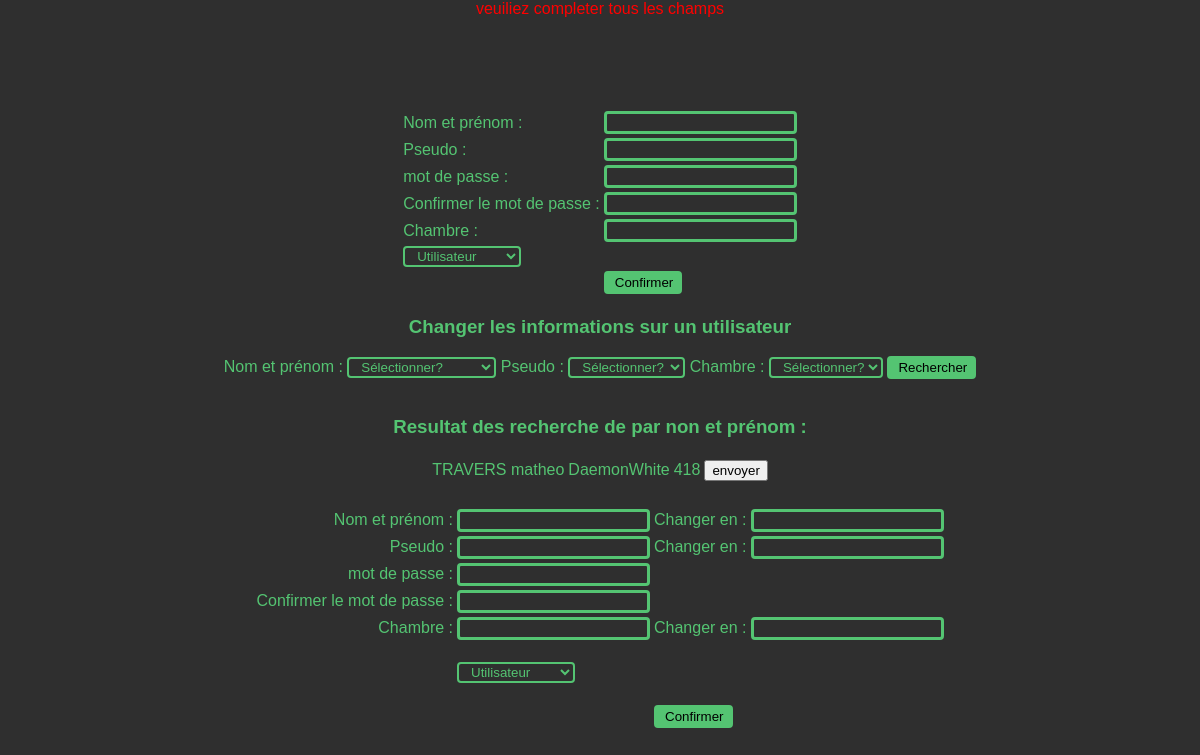
Page /Com/TestNewPassWord.php?T1=TRAVERS matheo (signed in) on the committed database.
### tables this page shows
CREATE TABLE `membre` (
  `ID_user` int(11) NOT NULL,
  `UserName` varchar(50) NOT NULL,
  `Name_Surname` varchar(255) NOT NULL,
  `Password` text NOT NULL,
  `Securiter` int(11) NOT NULL,
  `Chambre` int(11) NOT NULL,
  `IP1` text DEFAULT NULL,
  `IP2` text DEFAULT NULL,
  `Modif_IP` int(11) DEFAULT 0,
  `conf` int(11) NOT NULL DEFAULT 0
);

### Com/TestNewPassWord.php (the view, shortened to what this page needs)
<!DOCTYPE html>
<html>
<head>
  <link rel="stylesheet" href="../Res/style.css" />
</head>
<?php
$SecuG = htmlspecialchars($_SESSION['Securiter']);
if ($SecuG == 3) {
if (empty($_GET['T1'])) {
    $IDChoix1 = "a";
} else {
    $IDChoix1 = $_GET['T1'];
}
$idAplique = 0;
$bdd = new pdo('mysql:host=172.18.0.3;dbname=highmediadata', 'HMS','Secure45RootHGMProject',   array(PDO::ATTR_ERRMODE => PDO::ERRMODE_EXCEPTION));
$reqsearchA = $bdd->prepare("SELECT UserName, Name_Surname, Chambre, Securiter FROM membre WHERE Name_Surname = ?");
$reqsearchA->execute(array($IDChoix1));
if (!empty($_POST['Pseudo']) AND !empty($_POST['Pass']) AND !empty($_POST['Securiter']) AND !empty($_POST['Name']) AND !empty($_POST['Chambr']))
{
   echo $pseudo = $_POST['Pseudo'];
    $passW = $_POST['Pass'];
    $passVerif = $_POST['VerifPass'];
    $RealName = $_POST['Name'];
    $UsChanmbre = $_POST['Chambr'];
    $UsSecuriter = $_POST['Securiter'];
    $reqUsname = $bdd->prepare("SELECT UserName FROM membre WHERE UserName = ?");
    $reqUsname->execute(array($pseudo));
    $UsNameExist = $reqUsname->rowCount();
        if ($UsNameExist == 0) {
            $reqName = $bdd->prepare("SELECT Name_Surname FROM membre WHERE Name_Surname = ?");
            $reqName->execute(array($RealName));
            $UsName = $reqName->rowCount();
                if ($UsName == 0) {
                    if (($passW == $passVerif) AND !empty($_POST['Pass']) AND !empty($_POST['VerifPass']))
                     {
                     echo $pseudo;
                         $pass_hache = password_hash($passW, PASSWORD_BCRYPT);
                         $insertmbr = $bdd->prepare("INSERT INTO membre(UserName, Name_Surname, Password, Chambre, Securiter) VALUES  (?,?,?,?,?)");
                                          $insertmbr->execute(array( $pseudo, $RealName, $pass_hache, $UsChanmbre, $UsSecuriter));
                                          $NewPass = 1;
                                     echo '<script type="text/javascript">
                                   window.onload = function () { alert("Compte créer"); }
                                 </script>';
                     } else {
                            $erreur = "Mot de passe incorecte";
                     }
                } else { $erreur = "Nom d'utilisateur d'éja utiliser";}
        } else { $erreur = "Pseudo d'éjà utiliser";}
} else { $erreur = "veuiliez completer tous les champs"; }
        	            ?>
<body onload="valeurToTen()" class="BackgroundA" style="color: #54C472;  flex-direction: column; ">
<div align="center">
            <?php if(isset($erreur)) {echo '<font color="red">'.$erreur."</font>";}?>
<table>
<tr>
	<form action="" method="post">
        <td><label for="UsName"> Nom et prénom :  </label> </td><td>  <input class="texteBase" type="text" name="Name" id="pseudo"/></td></tr>
        <td><a>Pseudo :         </a>  </td><td> <input class="texteBase" type="text" name="Pseudo" /></td></tr>
        <td><a>mot de passe :   </a> </td><td>  <input class="texteBase" type="text" name="Pass" /></td></tr>
        <td><a>Confirmer le mot de passe : </a>  </td><td>  <input class="texteBase" type="text" name="VerifPass" /></td></tr>
        <td><a>Chambre :        </a> </td><td>  <input class="texteBase" type="text" name="Chambr" /></td></tr><br><br>
        <tr><td>
          <select class="selectBase" name="Securiter">
            <option value="1">Utilisateur</option>
          </select>
        </td></tr>
<br><br><br><br>
      <tr><td align="center"><td>
        <input class="buttonBase" type="submit" value="Confirmer" />
      </td></td>
    </tr>
  </table>
</div>
<div align="center">
    <h3>Changer les informations sur un utilisateur</h2>
    <form action="" id="Search" method="post">
        <label> Nom et prénom :  </label></li>   <select class="selectBase" name="choix" id="choixName" onchange="RegistreOnchage()">
                                                                <option value=""> Sélectionner? </option>
																</select>
		 <label> Pseudo :  </label></li>   <select class="selectBase" name="choix2" id="choixUsName" onchange="RegistreOnchage()">
                                                                <option value=""> Sélectionner? </option>
																</select>
		 <label> Chambre :  </label></li>   <select  class="selectBase" name="choix3"  id="ChoixCha" onchange="RegistreOnchage()">
                                                                <option value=""> Sélectionner? </option>
																</select> <input class="buttonBase" type="submit" value="Rechercher" /><br><br>
          <h3>Resultat des recherche de par non et prénom : </h3>
         </form>
         <table>
            <p><?php echo '<tr align="center">'; while ($donnes = $reqsearchA->fetch()) { $idAplique++; echo '<td>'; echo $donnes['Name_Surname']; echo '</td>'; echo '<td>'; echo $donnes['UserName']; echo '</td>'; echo '<td>'; echo $donnes['Chambre']; echo '</td> <td align="right" >'; echo '<button id="ChoiceID'; echo $idAplique; echo'" name="ChoiceID'; echo $idAplique; echo'" onclick="AutoPain(';?> '<?php echo $donnes['Name_Surname'];?>','<?php echo $donnes['UserName'];?>', <?php echo $donnes['Chambre'];?>, <?php echo $donnes['Securiter']; echo')">envoyer</button></td></tr> ';} ?>
            </p>
        </table><br>
<table>
<form action="ModifCompte.php" method="post">
    <tr>
        <td align="right">
            Nom et prénom :
        </td>
        <td align="right">
                <input class="texteBase" type="text" name="NName" value="<?php if(isset($_GET['D1'])) { echo $_GET['D1']; }?>"/>
        </td>
        <td align="right">
                <a>Changer en : </a>
        </td>
        <td align="right">
                <input class="texteBase" type="text" name="NNameV" value="<?php if(isset($_GET['D1'])) { echo $_GET['D1']; }?>"/>
        </td>
    </tr>
    <tr>
        <td align="right"><a>Pseudo : </a>
        </td>
        <td align="right">
             <input class="texteBase" type="text" name="NPseudo" value="<?php if(isset($_GET['D2'])) { echo $_GET['D2']; }?>"/>
        </td>
        <td align="right">
             <a>Changer en : </a>
        </td>
        <td align="right">
             <input class="texteBase" type="text" name="NPseudoV" value="<?php if(isset($_GET['D2'])) { echo $_GET['D2']; }?>"/>
         </td>
    </tr>
    <tr>
        <td align="right">
            <a>mot de passe : </a>
        </td>
        <td align="right">
            <input class="texteBase" type="text" name="NPassV" />
        </td>
    </tr>
    <tr>
        <td align="right">
            <a>Confirmer le mot de passe : </a>
        </td>
        <td align="left">
            <input class="texteBase" type="text" name="NVerifPassV" />
        </td>
    </tr>
    <tr>
        <td align="right">
                <a>Chambre :        </a>
        </td>
        <td align="right">
                <input class="texteBase" type="text" name="NChambr" value="<?php if(isset($_GET['D3'])) { echo $_GET['D3']; }?>" />
        </td>
        <td align="right">
                <a>Changer en : </a>
        </td>
        <td align="right">
                <input class="texteBase" type="text" name="NChambrV" value="<?php if(isset($_GET['D3'])) { echo $_GET['D3']; }?>" />
        </td>
     </tr>
     <tr><td><td><br>
        <select class="selectBase" id="Secu" name="Securiter">
                <option value="1">Utilisateur</option>
        </select><br><br>
    </td></td></tr>
    <tr><td align="center"><td><td>
        <input class="buttonBase" type="submit" value="Confirmer" />
    </td></td></td>
    </tr>
</table>
</div>
<br/>
<?php } else {
echo "Vous n'avez pas l'autoriqtion d'aller ici votre compte sera signaler";
}?>
</body>
</html>

### Res/style.css (style rules this page uses)
body { overflow: hidden; display: flex; margin: 0; padding: 0; font-family: Arial; }
.BackgroundA { background-color: #2F2F2F; color: white; }
.texteBase { -moz-border-radius:4px; border-radius:4px; border: 3px #54C472 solid; background-color: #2F2F2F; padding-left:8px; color: #54C472; }
.buttonBase { -moz-border-radius:4px; border-radius:4px; border: 3px #54C472 solid; background-color: #54C472; padding-left:8px; }
.selectBase { -moz-border-radius:4px; border-radius:4px; border: 2px #54C472 solid; background-color: #2F2F2F; padding-left:8px; color: #54C472; }

### rows in the picture
membre: Name_Surname "TRAVERS matheo", UserName "DaemonWhite", Chambre "418"

### other values in the picture
$erreur "veuiliez completer tous les champs"
